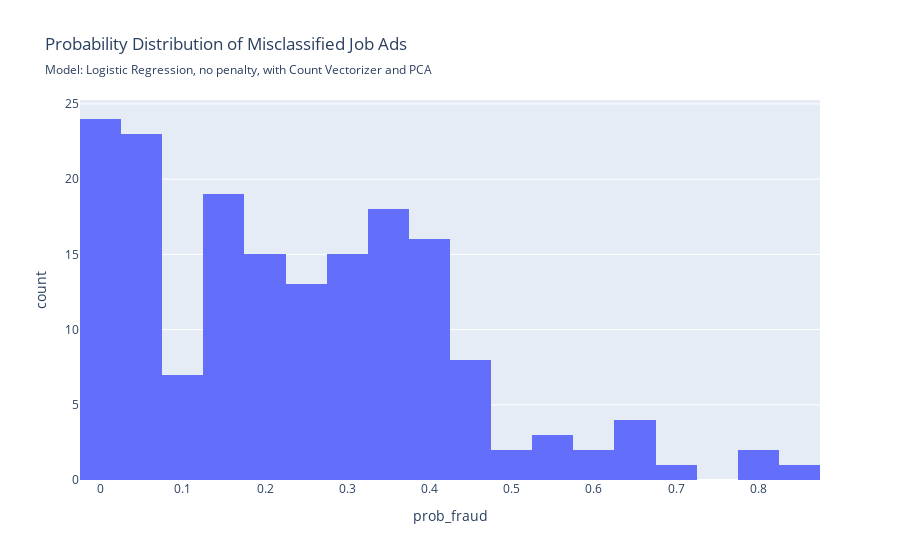

Notebook code for this chart:
### Code cell
evaluate_model(model_log_pca, X_test, y_test, fig_subtitle= 'Model: Logistic Regression, no penalty, with Count Vectorizer and PCA', short_name='log')

### Figure 1 — Plotly figure (JSON) as saved in the notebook; plotly's stock layout.template omitted (floating-point values rounded to 4 significant figures; data arrays with more than 128 entries replaced by an {"elided": "..."} marker saying what was removed)
{"data": [{"bingroup": "x", "hovertemplate": "prob_fraud=%{x}<br>count=%{y}<extra></extra>", "legendgroup": "", "marker": {"color": "#636efa", "pattern": {"shape": ""}}, "name": "", "orientation": "v", "showlegend": false, "type": "histogram", "x": {"elided": "173 float values"}, "xaxis": "x", "yaxis": "y"}], "layout": {"barmode": "relative", "legend": {"tracegroupgap": 0}, "title": {"subtitle": {"text": "Model: Logistic Regression, no penalty, with Count Vectorizer and PCA"}, "text": "Probability Distribution of Misclassified Job Ads"}, "xaxis": {"anchor": "y", "domain": [0, 1], "title": {"text": "prob_fraud"}}, "yaxis": {"anchor": "x", "domain": [0, 1], "title": {"text": "count"}}}}
